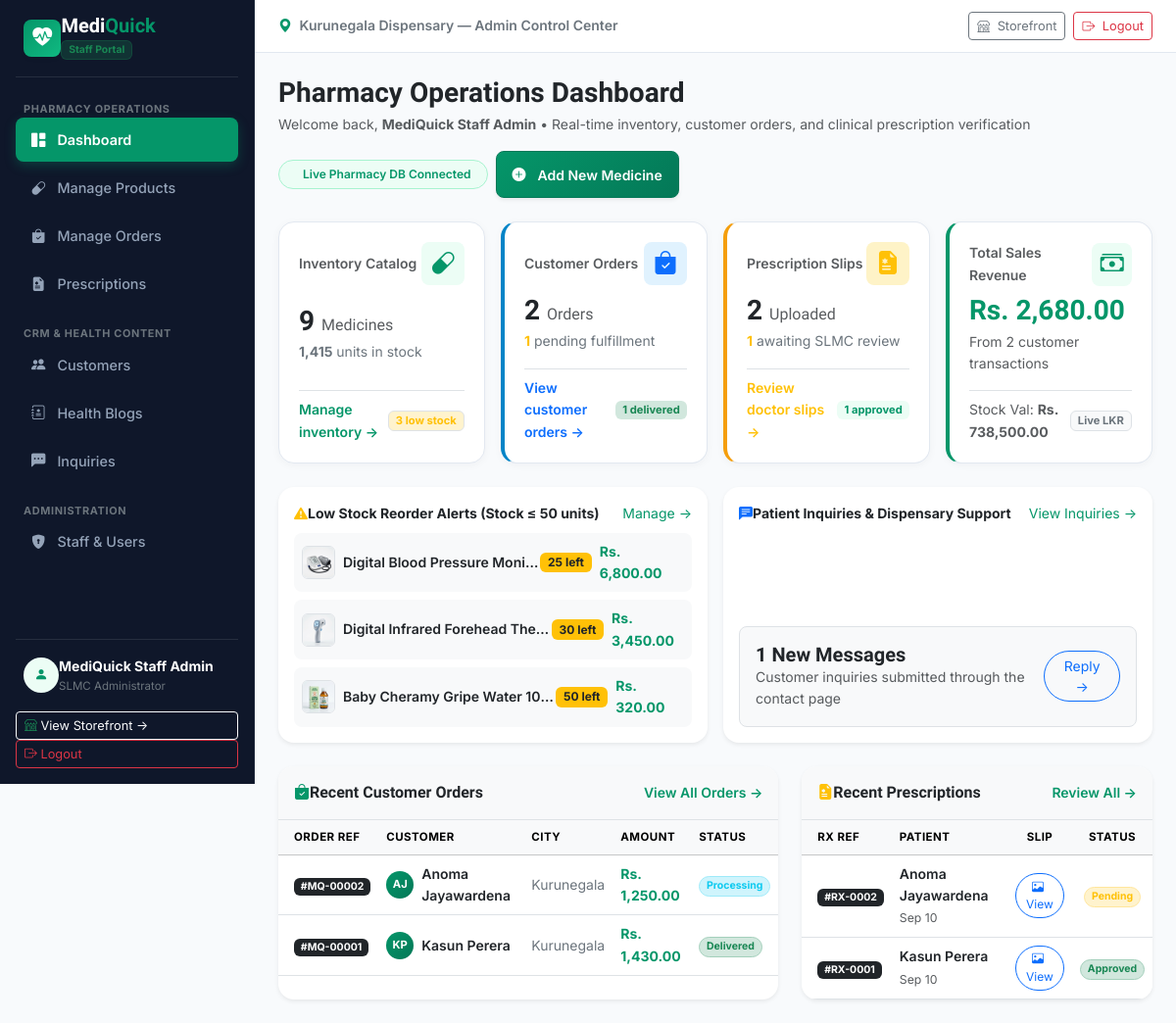
/admin/index.php (signed in), run on the app's committed database.
### tables this page shows
CREATE TABLE `products` (
    `id` INT AUTO_INCREMENT PRIMARY KEY,
    `name` VARCHAR(255) NOT NULL,
    `generic_name` VARCHAR(255) DEFAULT NULL,
    `category_id` INT NOT NULL,
    `price` DECIMAL(10,2) NOT NULL,
    `stock` INT NOT NULL DEFAULT 50,
    `dosage` VARCHAR(100) DEFAULT NULL,
    `manufacturer` VARCHAR(150) DEFAULT 'State Pharmaceuticals (SPMC)',
    `requires_prescription` TINYINT(1) DEFAULT 0,
    `image` LONGTEXT NOT NULL,
    `description` TEXT DEFAULT NULL,
    `created_at` TIMESTAMP DEFAULT CURRENT_TIMESTAMP,
    FOREIGN KEY (`category_id`) REFERENCES `categories`(`id`) ON DELETE CASCADE
);

CREATE TABLE `orders` (
    `id` INT AUTO_INCREMENT PRIMARY KEY,
    `user_id` INT DEFAULT NULL,
    `customer_name` VARCHAR(100) NOT NULL,
    `phone` VARCHAR(20) NOT NULL,
    `email` VARCHAR(100) DEFAULT NULL,
    `delivery_address` TEXT NOT NULL,
    `city` VARCHAR(100) DEFAULT 'Kurunegala',
    `total_amount` DECIMAL(10,2) NOT NULL,
    `payment_method` VARCHAR(50) NOT NULL DEFAULT 'Cash on Delivery',
    `payment_status` ENUM('Pending', 'Paid', 'Failed') DEFAULT 'Pending',
    `payhere_payment_id` VARCHAR(100) DEFAULT NULL,
    `status` ENUM('Pending', 'Processing', 'Delivered', 'Cancelled') DEFAULT 'Pending',
    `created_at` TIMESTAMP DEFAULT CURRENT_TIMESTAMP,
    FOREIGN KEY (`user_id`) REFERENCES `users`(`id`) ON DELETE SET NULL
);

CREATE TABLE `prescriptions` (
    `id` INT AUTO_INCREMENT PRIMARY KEY,
    `user_id` INT DEFAULT NULL,
    `patient_name` VARCHAR(100) NOT NULL,
    `phone` VARCHAR(20) NOT NULL,
    `delivery_address` TEXT NOT NULL,
    `image` LONGTEXT NOT NULL,
    `status` ENUM('Pending', 'Approved', 'Rejected') DEFAULT 'Pending',
    `pharmacist_notes` TEXT DEFAULT NULL,
    `created_at` TIMESTAMP DEFAULT CURRENT_TIMESTAMP,
    FOREIGN KEY (`user_id`) REFERENCES `users`(`id`) ON DELETE SET NULL
);

### admin/index.php (the view, shortened to what the rows shown need)
<?php
$basePath = '../';
require_once __DIR__ . '/../config/db.php';
$lowStockCount = 0;
$lowStockRes = mysqli_query($conn, "SELECT COUNT(*) as count FROM products WHERE stock <= 50");
if ($lowStockRes) {
    $lowStockCount = (int)(mysqli_fetch_assoc($lowStockRes)['count'] ?? 0);
}
$newInquiriesCount = 0;
$inqStatsRes = mysqli_query($conn, "SELECT COUNT(*) as count FROM inquiries WHERE status = 'New'");
if ($inqStatsRes) {
    $newInquiriesCount = (int)(mysqli_fetch_assoc($inqStatsRes)['count'] ?? 0);
}
$recentOrders = mysqli_query($conn, "SELECT * FROM orders ORDER BY id DESC LIMIT 6");
$recentRx = mysqli_query($conn, "SELECT p.*, u.email as user_email FROM prescriptions p LEFT JOIN users u ON p.user_id = u.id ORDER BY p.id DESC LIMIT 6");
$lowStockProducts = mysqli_query($conn, "SELECT * FROM products WHERE stock <= 50 ORDER BY stock ASC LIMIT 4");
include_once __DIR__ . '/../includes/header.php';
?>
<div class="d-flex" style="min-height: 100vh;">
  <div class="flex-grow-1 d-flex flex-column" style="background-color: #f8fafc; min-width: 0;">
    <div class="p-3 p-md-4 flex-grow-1">
      <?php if ($lowStockCount > 0 || $newInquiriesCount > 0): ?>
        <div class="row g-3 mb-4">
          <?php if ($lowStockCount > 0): ?>
            <div class="col-lg-6">
              <div class="card card-custom p-3 bg-white border-0 shadow-sm">
                <div class="d-flex flex-column gap-2">
                  <?php while ($lowP = mysqli_fetch_assoc($lowStockProducts)):
                    $lpImg = $lowP['image'];
                    if (strpos($lpImg, 'http') !== 0 && strpos($lpImg, 'data:') !== 0) {
                        $lpImg = $basePath . $lpImg;
                    }
                  ?>
                    <div class="d-flex justify-content-between align-items-center p-2 rounded-3 bg-light">
                      <div class="d-flex align-items-center gap-2 overflow-hidden">
                        <img src="<?php echo htmlspecialchars($lpImg); ?>" alt="<?php echo htmlspecialchars($lowP['name']); ?>" class="rounded-2 border bg-white p-0.5" style="width: 34px; height: 34px; object-fit: contain;">
                        <span class="small fw-semibold text-dark text-truncate" style="max-width: 240px;"><?php echo htmlspecialchars($lowP['name']); ?></span>
                      </div>
                      <div class="d-flex align-items-center gap-2">
                        <span class="badge bg-warning text-dark"><?php echo $lowP['stock']; ?> left</span>
                        <span class="small text-emerald fw-bold"><?php echo formatLKR($lowP['price']); ?></span>
                      </div>
                    </div>
                  <?php endwhile; ?>
                </div>
              </div>
            </div>
          <?php endif; ?>
        </div>
      <?php endif; ?>
      <div class="row g-4">
        <div class="col-lg-7">
          <div class="card card-custom bg-white border-0 shadow-sm h-100 overflow-hidden">
            <div class="table-responsive">
              <table class="table table-hover align-middle mb-0 small">
                <thead class="table-light text-secondary text-uppercase" style="font-size: 0.72rem; letter-spacing: 0.04em;">
                  <tr>
                    <th class="ps-3">Order Ref</th>
                    <th>Customer</th>
                    <th>City</th>
                    <th>Amount</th>
                    <th>Status</th>
                  </tr>
                </thead>
                <tbody>
                  <?php if ($recentOrders && mysqli_num_rows($recentOrders) > 0): ?>
                    <?php while ($ord = mysqli_fetch_assoc($recentOrders)):
                      $nameParts = explode(' ', trim($ord['customer_name']));
                      $initials = strtoupper(substr($nameParts[0], 0, 1) . (isset($nameParts[1]) ? substr($nameParts[1], 0, 1) : ''));
                    ?>
                      <tr>
                        <td class="ps-3 font-mono fw-bold">
                          <span class="badge bg-dark text-white">#MQ-<?php echo str_pad($ord['id'], 5, '0', STR_PAD_LEFT); ?></span>
                        </td>
                        <td>
                          <div class="d-flex align-items-center gap-2">
                            <div class="avatar-initials" style="width: 28px; height: 28px; font-size: 0.7rem;">
                              <?php echo htmlspecialchars($initials); ?>
                            </div>
                            <span class="fw-semibold text-dark"><?php echo htmlspecialchars($ord['customer_name']); ?></span>
                          </div>
                        </td>
                        <td class="text-secondary"><?php echo htmlspecialchars($ord['city']); ?></td>
                        <td class="fw-bold text-emerald"><?php echo formatLKR($ord['total_amount']); ?></td>
                        <td>
                          <?php
                            $st = $ord['status'];
                            $badgeClass = 'bg-secondary';
                            if ($st === 'Pending') $badgeClass = 'bg-warning-subtle text-warning border border-warning-subtle';
                            elseif ($st === 'Processing') $badgeClass = 'bg-info-subtle text-info border border-info-subtle';
                            elseif ($st === 'Delivered') $badgeClass = 'bg-success-subtle text-success border border-success-subtle';
                            elseif ($st === 'Cancelled') $badgeClass = 'bg-danger-subtle text-danger border border-danger-subtle';
                          ?>
                          <span class="badge rounded-pill px-2.5 py-1 <?php echo $badgeClass; ?>"><?php echo htmlspecialchars($st); ?></span>
                        </td>
                      </tr>
                    <?php endwhile; ?>
                  <?php else: ?>
                    <tr><td colspan="5" class="text-center text-muted py-4">No customer orders found in database.</td></tr>
                  <?php endif; ?>
                </tbody>
              </table>
            </div>
          </div>
        </div>
        <div class="col-lg-5">
          <div class="card card-custom bg-white border-0 shadow-sm h-100 overflow-hidden">
            <div class="table-responsive">
              <table class="table table-hover align-middle mb-0 small">
                <thead class="table-light text-secondary text-uppercase" style="font-size: 0.72rem; letter-spacing: 0.04em;">
                  <tr>
                    <th class="ps-3">Rx Ref</th>
                    <th>Patient</th>
                    <th class="text-center">Slip</th>
                    <th class="text-center">Status</th>
                  </tr>
                </thead>
                <tbody>
                  <?php if ($recentRx && mysqli_num_rows($recentRx) > 0): ?>
                    <?php while ($rx = mysqli_fetch_assoc($recentRx)):
                      $isPdf = strpos($rx['image'], 'application/pdf') !== false;
                    ?>
                      <tr>
                        <td class="ps-3 font-mono fw-bold">
                          <span class="badge bg-dark text-white">#RX-<?php echo str_pad($rx['id'], 4, '0', STR_PAD_LEFT); ?></span>
                        </td>
                        <td>
                          <div class="fw-semibold text-dark"><?php echo htmlspecialchars($rx['patient_name']); ?></div>
                          <small class="text-muted"><?php echo date('M d', strtotime($rx['created_at'])); ?></small>
                        </td>
                        <td class="text-center">
                          <button type="button" class="btn btn-sm btn-outline-primary py-0.5 px-2 rounded-pill" style="font-size: 0.75rem;"
                                  onclick="previewDashboardRx('<?php echo htmlspecialchars($rx['image'], ENT_QUOTES); ?>', '#RX-<?php echo str_pad($rx['id'], 4, '0', STR_PAD_LEFT); ?>', '<?php echo htmlspecialchars($rx['patient_name'], ENT_QUOTES); ?>')">
                            <i class="bi <?php echo $isPdf ? 'bi-file-earmark-pdf' : 'bi-image'; ?> me-1"></i> View
                          </button>
                        </td>
                        <td class="text-center">
                          <?php
                            $rxSt = $rx['status'];
                            $rxBadge = 'bg-warning-subtle text-warning border border-warning-subtle';
                            if ($rxSt === 'Approved') $rxBadge = 'bg-success-subtle text-success border border-success-subtle';
                            elseif ($rxSt === 'Rejected') $rxBadge = 'bg-danger-subtle text-danger border border-danger-subtle';
                          ?>
                          <span class="badge rounded-pill px-2.5 py-1 <?php echo $rxBadge; ?>"><?php echo htmlspecialchars($rxSt); ?></span>
                        </td>
                      </tr>
                    <?php endwhile; ?>
                  <?php else: ?>
                    <tr><td colspan="4" class="text-center text-muted py-4">No prescriptions found.</td></tr>
                  <?php endif; ?>
                </tbody>
              </table>
            </div>
          </div>
        </div>
      </div>
    </div>
  </div>
</div>
</body>
</html>

### data on the page
products: shows a picture, name "Digital Blood Pressure Moni…", stock "25", price "Rs. 6,800.00"
products: shows a picture, name "Digital Infrared Forehead The…", stock "30", price "Rs. 3,450.00"
products: shows a picture, name "Baby Cheramy Gripe Water 10…", stock "50", price "Rs. 320.00"
orders: id "00002", customer_name "AJ", customer_name "Anoma Jayawardena", city "Kurunegala", total_amount "Rs. 1,250.00", status "Processing"
orders: id "00001", customer_name "KP", customer_name "Kasun Perera", city "Kurunegala", total_amount "Rs. 1,430.00", status "Delivered"
prescriptions: id "0002", patient_name "Anoma Jayawardena", created_at "Sep 10", status "Pending"
prescriptions: id "0001", patient_name "Kasun Perera", created_at "Sep 10", status "Approved"

### other printed values
$adminName "MediQuick Staff Admin"
$_SESSION['user_name'] "MediQuick Staff Admin"
$totalProducts "9"
$totalUnitsInStock "1,415"
$lowStockCount "3"
$totalOrders "2"
$pendingOrdersCount "1"
$deliveredOrdersCount "1"
$totalPrescriptions "2"
$pendingRxCount "1"
$approvedRxCount "1"
formatLKR($totalRevenue) "Rs. 2,680.00"
formatLKR($totalInventoryValue) "Rs. 738,500.00"
$newInquiriesCount "1"
